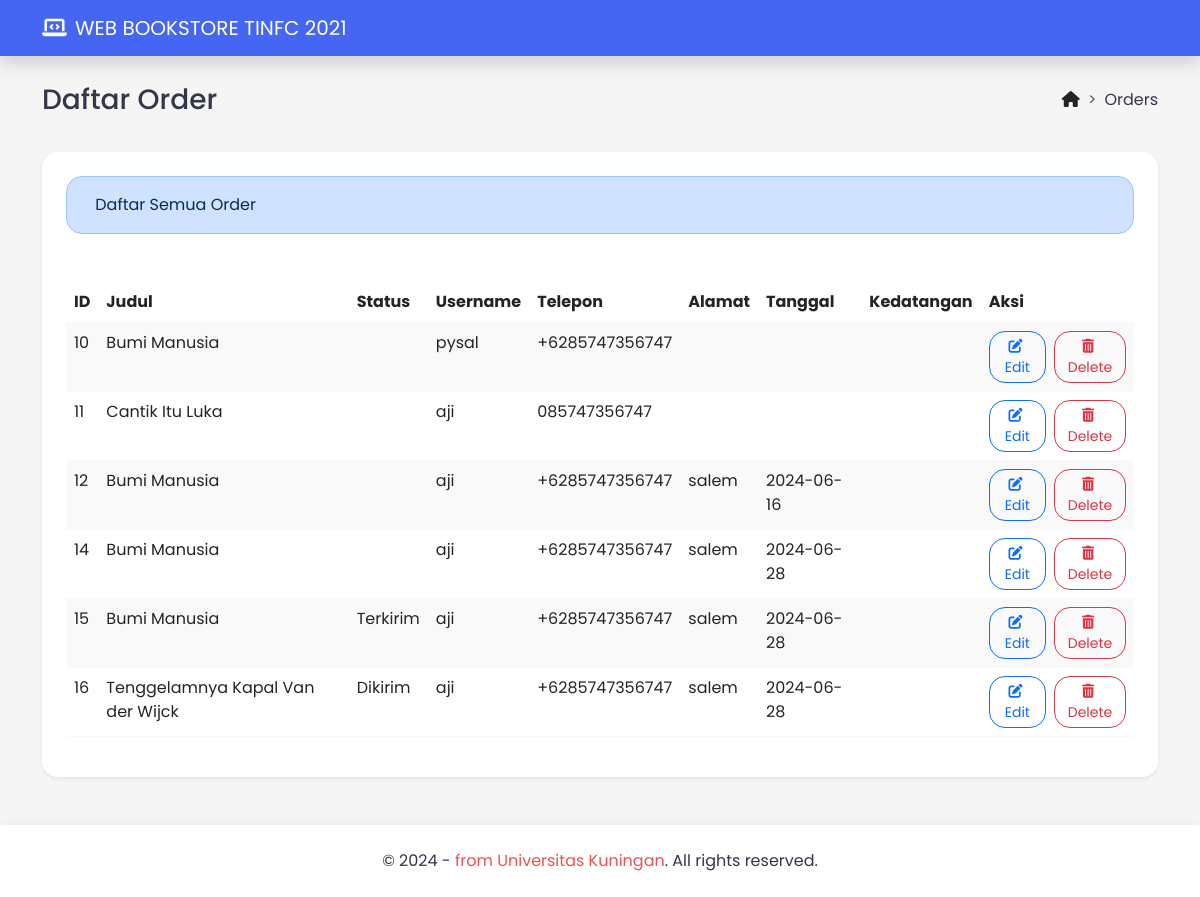
The app's page /tampil_order.php, older data.
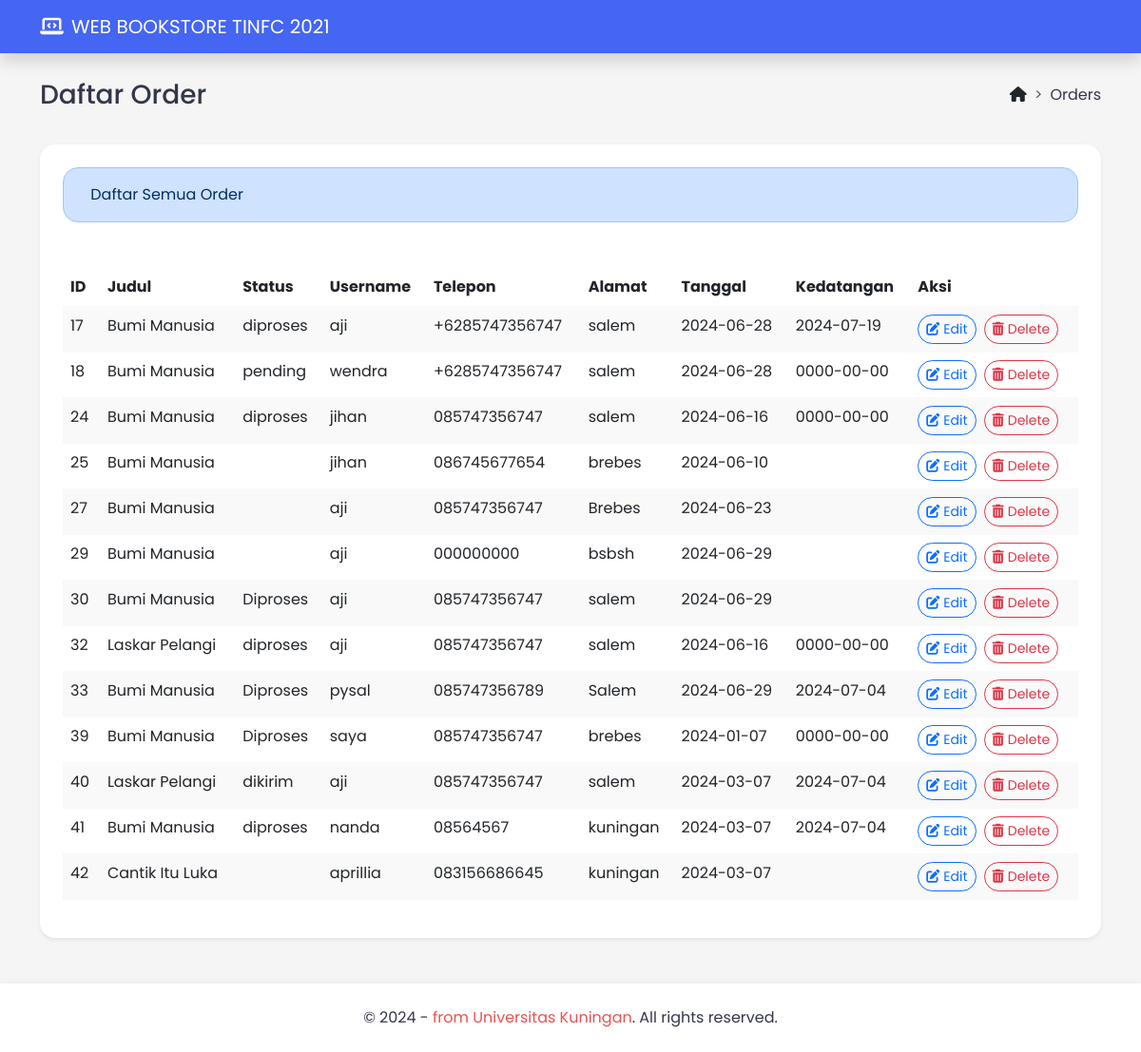
The same page, newer data.
### tables this page shows
CREATE TABLE `orders` (
  `id` int(255) NOT NULL,
  `title` varchar(255) NOT NULL,
  `username` varchar(225) NOT NULL,
  `phone` varchar(225) NOT NULL,
  `price` varchar(255) NOT NULL,
  `date` date DEFAULT NULL,
  `address` varchar(255) NOT NULL,
  `status` varchar(255) NOT NULL,
  `arrival` date DEFAULT NULL
);

### tampil_order.php (the view, shortened to what this page needs)
<?php
include "connection/db_connect.php";
$result = $mysqli->query("SELECT * FROM orders");
$orders = [];
if ($result->num_rows > 0) {
    while ($row = $result->fetch_assoc()) {
        $orders[] = $row;
    }
}
?>
<!DOCTYPE html>
<html lang="en">
<head>
    <link href="https://cdn.jsdelivr.net/npm/bootstrap@5.3.0-alpha1/dist/css/bootstrap.min.css" rel="stylesheet">
    <link rel="stylesheet" href="https://cdnjs.cloudflare.com/ajax/libs/font-awesome/6.2.1/css/all.min.css" />
    <link rel="stylesheet" href="https://cdn.jsdelivr.net/npm/flatpickr@4.6.9/dist/flatpickr.min.css">
    <link rel="stylesheet" href="assets/css/style.css">
</head>
<body>
    <header>
        <nav class="navbar navbar-expand-lg fixed-top shadow">
            <div class="container">
                <span class="navbar-brand text-white">
                    <i class="fa-solid fa-laptop-code me-2"></i>
                    WEB BOOKSTORE TINFC 2021
                </span>
            </div>
        </nav>
    </header>
    <main class="container content-container">
        <div class="d-flex flex-column flex-lg-row mt-5 mb-4">
            <div class="flex-grow-1 d-flex align-items-center">
                <h3>Daftar Order</h3>
            </div>
            <div class="ms-5 ms-lg-0 pt-lg-2">
                <nav style="--bs-breadcrumb-divider: '>';" aria-label="breadcrumb">
                    <ol class="breadcrumb">
                        <li class="breadcrumb-item"><a href="menu.php" class="text-dark text-decoration-none"><i class="fa-solid fa-house"></i></a></li>
                        <li class="breadcrumb-item" aria-current="page">Orders</li>
                    </ol>
                </nav>
            </div>
        </div>
        <div class="bg-white rounded-4 shadow-sm p-4 mb-5">
            <div class="alert alert-primary rounded-4 mb-5" role="alert">
                <i class="fa-solid fa-clipboard-list-check me-2"></i> Daftar Semua Order
            </div>
            <table class="table table-striped">
                <thead>
                    <tr>
                        <th scope="col">ID</th>
                        <th scope="col">Judul</th>
                        <th scope="col">Status</th>
                        <th scope="col">Username</th>
                        <th scope="col">Telepon</th>
                        <th scope="col">Alamat</th>
                        <th scope="col">Tanggal</th>
                        <th scope="col">Kedatangan</th>
                        <th scope="col">Aksi</th>
                    </tr>
                </thead>
                <tbody>
                    <?php foreach ($orders as $order): ?>
                        <tr>
                            <td><?php echo $order['id']; ?></td>
                            <td><?php echo $order['title']; ?></td>
                            <td><?php echo $order['status']; ?></td>
                            <td><?php echo $order['username']; ?></td>
                            <td><?php echo $order['phone']; ?></td>
                            <td><?php echo $order['address']; ?></td>
                            <td><?php echo $order['date']; ?></td>
                            <td><?php echo $order['arrival']; ?></td>
                            <td>
                                <div class="d-flex">
                                    <a href="update_pembeli.php?id=<?php echo $order['id']; ?>" class="btn btn-outline-primary btn-sm rounded-4 me-2">
                                        <i class="fa-solid fa-pen-to-square me-1"></i>Edit
                                    </a>
                                    <form action="delete_order.php" method="POST">
                                        <button type="submit" name="delete_order" class="btn btn-outline-danger btn-sm rounded-4">
                                            <i class="fa-solid fa-trash-can me-1"></i>Delete
                                        </button>
                                    </form>
                                </div>
                            </td>
                        </tr>
                    <?php endforeach; ?>
                </tbody>
            </table>
        </div>
    </main>
    <footer class="footer mt-auto bg-white shadow py-4">
            <div class="container">
                <div class="copyright text-center mb-2 mb-md-0">
                    &copy; 2024 - <a href="Uniku" target="_blank" class="text-brand text-decoration-none">from Universitas Kuningan</a>. All rights reserved.
                </div>
            </div>
        </footer>
</body>
</html>

Row changes from the older to the newer data that the page shows:
removed orders: id "10", title "Bumi Manusia", username "pysal", phone "+6285747356747"
removed orders: id "11", title "Cantik Itu Luka", username "aji", phone "085747356747"
removed orders: id "12", title "Bumi Manusia", username "aji", phone "+6285747356747", address "salem", date "2024-06-16"
removed orders: id "14", title "Bumi Manusia", username "aji", phone "+6285747356747", address "salem", date "2024-06-28"
removed orders: id "15", title "Bumi Manusia", status "Terkirim", username "aji", phone "+6285747356747", address "salem", date "2024-06-28"
removed orders: id "16", title "Tenggelamnya Kapal Van der Wijck", status "Dikirim", username "aji", phone "+6285747356747", address "salem", date "2024-06-28"
added orders: id "17", title "Bumi Manusia", status "diproses", username "aji", phone "+6285747356747", address "salem", date "2024-06-28", arrival "2024-07-19"
added orders: id "18", title "Bumi Manusia", status "pending", username "wendra", phone "+6285747356747", address "salem", date "2024-06-28", arrival "0000-00-00"
added orders: id "24", title "Bumi Manusia", status "diproses", username "jihan", phone "085747356747", address "salem", date "2024-06-16", arrival "0000-00-00"
added orders: id "25", title "Bumi Manusia", username "jihan", phone "086745677654", address "brebes", date "2024-06-10"
added orders: id "27", title "Bumi Manusia", username "aji", phone "085747356747", address "Brebes", date "2024-06-23"
added orders: id "29", title "Bumi Manusia", username "aji", phone "000000000", address "bsbsh", date "2024-06-29"
added orders: id "30", title "Bumi Manusia", status "Diproses", username "aji", phone "085747356747", address "salem", date "2024-06-29"
added orders: id "32", title "Laskar Pelangi", status "diproses", username "aji", phone "085747356747", address "salem", date "2024-06-16", arrival "0000-00-00"
added orders: id "33", title "Bumi Manusia", status "Diproses", username "pysal", phone "085747356789", address "Salem", date "2024-06-29", arrival "2024-07-04"
added orders: id "39", title "Bumi Manusia", status "Diproses", username "saya", phone "085747356747", address "brebes", date "2024-01-07", arrival "0000-00-00"
added orders: id "40", title "Laskar Pelangi", status "dikirim", username "aji", phone "085747356747", address "salem", date "2024-03-07", arrival "2024-07-04"
added orders: id "41", title "Bumi Manusia", status "diproses", username "nanda", phone "08564567", address "kuningan", date "2024-03-07", arrival "2024-07-04"
added orders: id "42", title "Cantik Itu Luka", username "aprillia", phone "083156686645", address "kuningan", date "2024-03-07"
